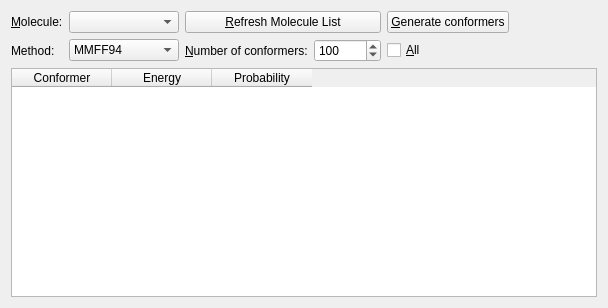
<?xml version="1.0" encoding="UTF-8"?>
<ui version="4.0">
 <class>Tab_Conformers</class>
 <widget class="QWidget" name="Tab_Conformers">
  <property name="geometry">
   <rect>
    <x>0</x>
    <y>0</y>
    <width>608</width>
    <height>308</height>
   </rect>
  </property>
  <property name="windowTitle">
   <string>Form</string>
  </property>
  <layout class="QGridLayout" name="gridLayout">
   <item row="0" column="0">
    <widget class="QLabel" name="label">
     <property name="text">
      <string>&amp;Molecule:</string>
     </property>
     <property name="buddy">
      <cstring>combo_mol</cstring>
     </property>
    </widget>
   </item>
   <item row="0" column="1">
    <widget class="QComboBox" name="combo_mol">
     <property name="sizePolicy">
      <sizepolicy hsizetype="Fixed" vsizetype="Fixed">
       <horstretch>0</horstretch>
       <verstretch>0</verstretch>
      </sizepolicy>
     </property>
     <property name="sizeAdjustPolicy">
      <enum>QComboBox::AdjustToMinimumContentsLength</enum>
     </property>
     <property name="minimumContentsLength">
      <number>10</number>
     </property>
    </widget>
   </item>
   <item row="0" column="5">
    <spacer name="horizontalSpacer">
     <property name="orientation">
      <enum>Qt::Horizontal</enum>
     </property>
     <property name="sizeHint" stdset="0">
      <size>
       <width>40</width>
       <height>20</height>
      </size>
     </property>
    </spacer>
   </item>
   <item row="2" column="0" colspan="10">
    <widget class="QTableWidget" name="table_conformers">
     <property name="selectionMode">
      <enum>QAbstractItemView::SingleSelection</enum>
     </property>
     <property name="selectionBehavior">
      <enum>QAbstractItemView::SelectRows</enum>
     </property>
     <column>
      <property name="text">
       <string>Conformer</string>
      </property>
     </column>
     <column>
      <property name="text">
       <string>Energy</string>
      </property>
     </column>
     <column>
      <property name="text">
       <string>Probability</string>
      </property>
     </column>
    </widget>
   </item>
   <item row="0" column="4">
    <widget class="QPushButton" name="push_generate">
     <property name="text">
      <string>&amp;Generate conformers</string>
     </property>
    </widget>
   </item>
   <item row="0" column="2" colspan="2">
    <widget class="QPushButton" name="push_refresh">
     <property name="text">
      <string>&amp;Refresh Molecule List</string>
     </property>
    </widget>
   </item>
   <item row="1" column="0">
    <widget class="QLabel" name="label_2">
     <property name="text">
      <string>Method:</string>
     </property>
     <property name="buddy">
      <cstring>combo_opt</cstring>
     </property>
    </widget>
   </item>
   <item row="1" column="1">
    <widget class="QComboBox" name="combo_opt">
     <property name="currentIndex">
      <number>2</number>
     </property>
     <item>
      <property name="text">
       <string>Gaussian 03</string>
      </property>
     </item>
     <item>
      <property name="text">
       <string>Ghemical</string>
      </property>
     </item>
     <item>
      <property name="text">
       <string>MMFF94</string>
      </property>
     </item>
     <item>
      <property name="text">
       <string>MMFF94s</string>
      </property>
     </item>
     <item>
      <property name="text">
       <string>UFF</string>
      </property>
     </item>
    </widget>
   </item>
   <item row="1" column="2">
    <widget class="QLabel" name="label_3">
     <property name="text">
      <string>&amp;Number of conformers:</string>
     </property>
     <property name="buddy">
      <cstring>spin_nConformers</cstring>
     </property>
    </widget>
   </item>
   <item row="1" column="3">
    <widget class="QSpinBox" name="spin_nConformers">
     <property name="minimum">
      <number>1</number>
     </property>
     <property name="maximum">
      <number>999999</number>
     </property>
     <property name="value">
      <number>100</number>
     </property>
    </widget>
   </item>
   <item row="1" column="4">
    <widget class="QCheckBox" name="cb_allConformers">
     <property name="text">
      <string>&amp;All</string>
     </property>
    </widget>
   </item>
  </layout>
 </widget>
 <resources/>
 <connections>
  <connection>
   <sender>cb_allConformers</sender>
   <signal>toggled(bool)</signal>
   <receiver>spin_nConformers</receiver>
   <slot>setDisabled(bool)</slot>
   <hints>
    <hint type="sourcelabel">
     <x>411</x>
     <y>49</y>
    </hint>
    <hint type="destinationlabel">
     <x>370</x>
     <y>47</y>
    </hint>
   </hints>
  </connection>
 </connections>
</ui>
